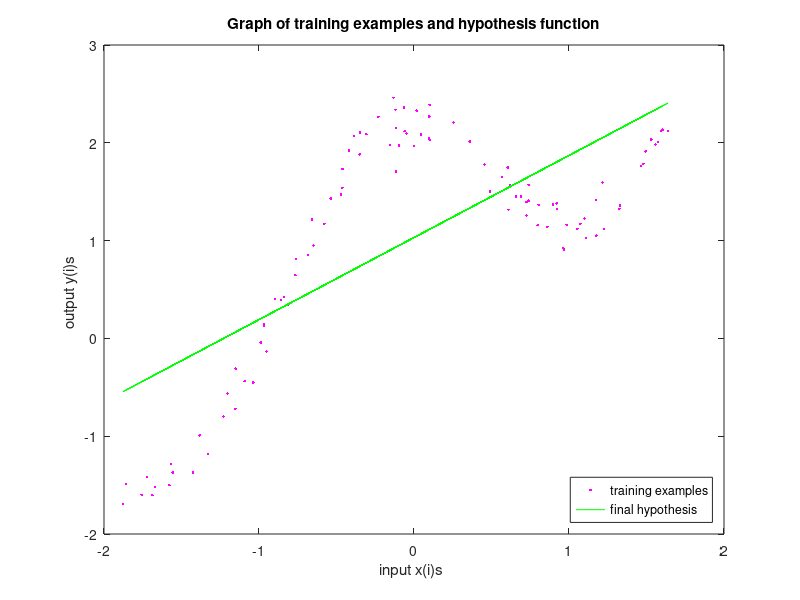

The MATLAB script that drew this image:
function [ theta ] = p1( )                    % calculates theta using normal equation
    
    X= importdata( 'q3x.dat' );
    Y= importdata( 'q3y.dat' );
    [m , n]=size(X);
    
    X = [ones(m,1) zscore(X)];                 %  column of ones added in front of normalized X
    
    theta = pinv(X)*Y;                         %  calculation of theta using normal equation pinv(X)=inv(X'*X)*X'
    
    plot(X(:,2), Y,'m.',X(:,2),X*theta,'g-')   % plotting the X vs Y
    hold on;
    title('Graph of training examples and hypothesis function');
    xlabel('input x(i)s ')                     % x-axis label
    ylabel('output y(i)s ')                    % y-axis label
    legend('training examples','final hypothesis','location','southeast');

end

